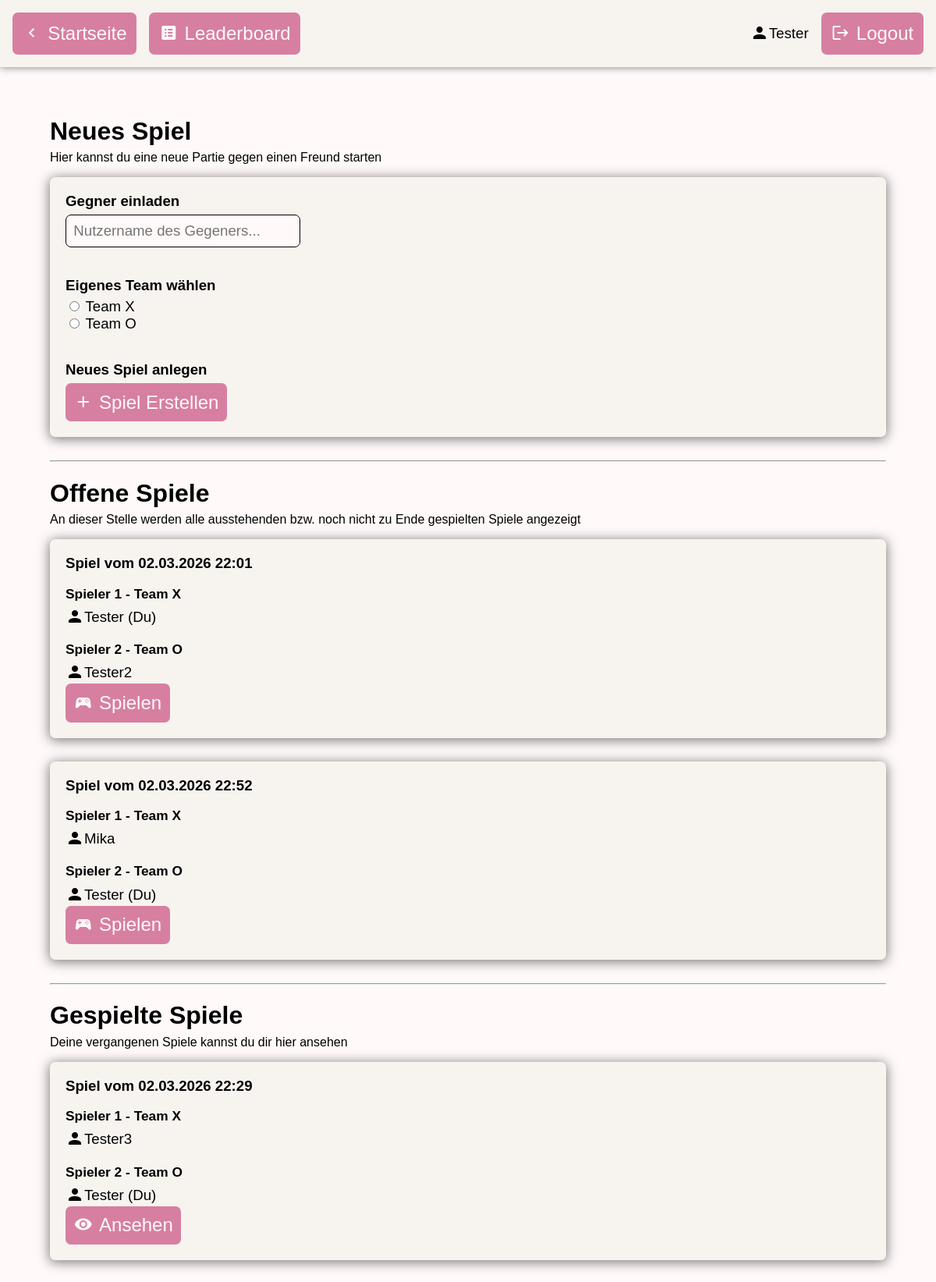
The page /lobby (signed in) on the database as committed earlier.
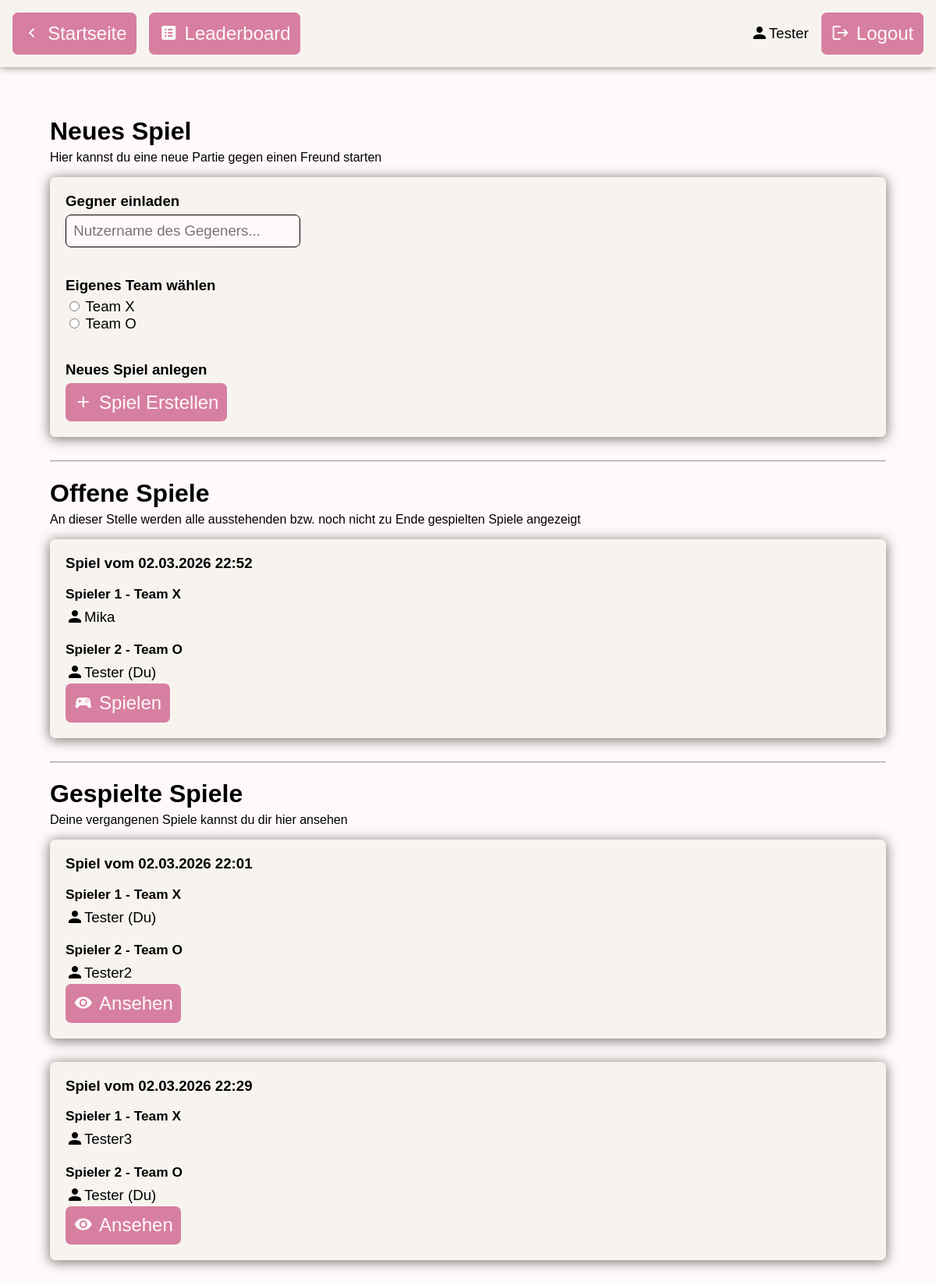
The same page on the database as committed later.
### tables this page shows
CREATE TABLE users(id INTEGER PRIMARY KEY AUTOINCREMENT, name VARCHAR NOT NULL, password VARCHAR NOT NULL, games_won INTEGER DEFAULT 0, games_lost INTEGER DEFAULT 0, games_played INTEGER DEFAULT 0);

CREATE TABLE games(id INTEGER PRIMARY KEY AUTOINCREMENT, is_over BOOLEAN DEFAULT false, date TIMESTAMP NOT NULL, player_1 INTEGER NOT NULL, player_2 INTEGER NOT NULL, winner INTEGER);

### app.py (the view)
@app.route("/lobby")
def lobby():
    message = request.args.get("message")
    data = None
    no_open_games = True
    no_played_games = True
    if session.get("logged_in"):
        con = sqlite3.connect("database.db")
        cur = con.cursor()
        response = cur.execute("SELECT games.id, is_over, date, user1.name, user2.name, winner FROM games, users AS user1, users AS user2 WHERE (player_1=? OR player_2=?) AND user1.id=games.player_1 AND user2.id=games.player_2", (session["user_id"], session["user_id"]))
        data = response.fetchall()
        con.close()
        for i, row in enumerate(data):
            row = list(row)
            row[2] = datetime.fromtimestamp(row[2]).strftime("%d.%m.%Y %H:%M") # dd.mm.yyy HH:MM
            data[i] = tuple(row)
            if row[1]:
                no_played_games = False
            else:
                no_open_games = False
    return render_template("lobby.html", message=message, games=data, no_open_games=no_open_games, no_played_games=no_played_games)

### templates/lobby.html (shortened to what this page needs)
<!DOCTYPE html>
<html lang="en">
<head>
    <link rel="stylesheet" href="css/main.css">
    <link rel="stylesheet" href="https://cdn.jsdelivr.net/npm/@mdi/font@7.4.47/css/materialdesignicons.min.css">
    <link rel="stylesheet" href="css/lobby.css">
</head>
<body>
    <div class="header" id="header">
        <div class="left-section">
            <a href="/" class="icon-text-button">
                <span class="mdi mdi-chevron-left"></span>
                <p>Startseite</p>
            </a>
            <a href="leaderboard" class="icon-text-button">
                <span class="mdi mdi-list-box"></span>
                <p>Leaderboard</p>
            </a>
        </div>
        <div class="right-section">
            {% if session["logged_in"] %}
                <div class="icon-text-display">
                    <span class="mdi mdi-account"></span>
                    <p class="icon-text-display">{{session["username"]}}</p>
                </div>
                <a href="login/end_session" class="icon-text-button">
                    <span class="mdi mdi-logout"></span>
                    <p>Logout</p>
                </a>
            {% else %}
                <a href="login" class="icon-text-button">
                    <span class="mdi mdi-account-outline"></span>
                    <p>Login</p>
                </a>
            {% endif %}
        </div>
    </div>
    <div class="content">
        {% if session["logged_in"] %}
            <h1>Neues Spiel</h1>
            <p>Hier kannst du eine neue Partie gegen einen Freund starten</p>
            <div class="new-game entry">
                <form action="lobby/create_game" method="post">
                    <h2 class="entry-first-heading">Gegner einladen</h2>
                    <input type="text" name="opponent" id="opponent" placeholder="Nutzername des Gegeners..." required>
                    <h2>Eigenes Team wählen</h2>
                    <div class="select-team">
                        <input type="radio" name="own-team" id="own-team-1" value="1" required>
                        <label for="own-team-1">Team X</label>
                        <br>
                        <input type="radio" name="own-team" id="own-team-2" value="2" required>
                        <label for="own-team-2">Team O</label>
                    </div>
                    <h2>Neues Spiel anlegen</h2>
                    <button class="icon-text-button" type="submit">
                        <span class="mdi mdi-plus"></span>
                        <p>Spiel Erstellen</p>
                    </button>
                </form>
            </div>
            <hr>
            <h1>Offene Spiele</h1>
            <p>An dieser Stelle werden alle ausstehenden bzw. noch nicht zu Ende gespielten Spiele angezeigt</p>
            <div class="open-games">
                {% for game in games %}
                    {% if not game[1] %}
                        <div class="entry">
                            <h2 class="entry-first-heading">Spiel vom {{game[2]}}</h2>
                            <h3>Spieler 1 - Team X</h3>
                            <div class="icon-text-display">
                                <span class="mdi mdi-account"></span>
                                <p class="icon-text-display">{{game[3]}}{% if game[3] == session["username"] %} (Du){% endif %}</p>
                            </div>
                            <h3>Spieler 2 - Team O</h3>
                            <div class="icon-text-display">
                                <span class="mdi mdi-account"></span>
                                <p class="icon-text-display">{{game[4]}}{% if game[4] == session["username"] %} (Du){% endif %}</p>
                            </div>
                            <form action="/play" method="post">
                                <button class="icon-text-button" type="submit">
                                    <span class="mdi mdi-controller"></span>
                                    <p>Spielen</p>
                                </button>
                            </form>
                        </div>
                    {% endif %}
                {% endfor %}
            </div>
            <hr>
            <h1>Gespielte Spiele</h1>
            <p>Deine vergangenen Spiele kannst du dir hier ansehen</p>
            <div class="played-games">
                {% for game in games %}
                    {% if game[1] %}
                        <div class="entry">
                            <h2 class="entry-first-heading">Spiel vom {{game[2]}}</h2>
                            <h3>Spieler 1 - Team X</h3>
                            <div class="icon-text-display">
                                <span class="mdi mdi-account"></span>
                                <p class="icon-text-display">{{game[3]}}{% if game[3] == session["username"] %} (Du){% endif %}</p>
                            </div>
                            <h3>Spieler 2 - Team O</h3>
                            <div class="icon-text-display">
                                <span class="mdi mdi-account"></span>
                                <p class="icon-text-display">{{game[4]}}{% if game[4] == session["username"] %} (Du){% endif %}</p>
                            </div>
                            <form action="/replay" method="post">
                                <button class="icon-text-button" type="submit">
                                    <span class="mdi mdi-eye"></span>
                                    <p>Ansehen</p>
                                </button>
                            </form>
                        </div>
                    {% endif %}
                {% endfor %}
            </div>
        {% endif %}
    </div>
</body>
</html>

### static/css/main.css (style rules this page uses)
:root { --main_color: #D77FA1; --main_color_hover: #C76F91; --main_color_disabled: #B75F81; --main_color_hightlight: #ffe0ed; --background_color: #FFF9F9; --background_color_secondary: #F7F4F0; --o_color: #BFB1DF; --x_color: #FAC6A0; --error_message: red; --success_message: #00c100; --gray: gray; }
body { background-color: var(--background_color); font-family: Arial, Helvetica, sans-serif; margin: 0; }
h1 { margin-bottom: 0.2em; }
h2 { margin-top: 2em; margin-bottom: 0.3em; font-size: 14pt; }
h3 { font-size: 13pt; margin-bottom: 0.3em; }
p { margin-top: 0; }
label { font-size: 14pt; }
.header { display: flex; justify-content: space-between; background: var(--background_color_secondary); padding: 1em; box-shadow: rgba(0, 0, 0, 0.5) 0 0 10px; }
.header > div { display: flex; gap: 1em; align-items: center; }
.content { margin: 4em; }
.icon-text-button { border: none; border-radius: 7px; padding: 0.8em; text-decoration: none; color: var(--background_color); display: flex; justify-content: center; align-items: center; transition: box-shadow 0.3s; background: var(--main_color); cursor: pointer; transition-timing-function: ease-in-out; transition-duration: 50ms; }
.icon-text-button span, .icon-text-button p { font-size: 18pt; margin: 0; }
.icon-text-button span { margin-right: 0.35em; }
input[type="text"], input[type="password"] { border-radius: 7px; border: black solid 1px; font-size: 14pt; padding: 0.5em; background-color: var(--background_color); width: 15em; }
.entry { background: var(--background_color_secondary); padding: 20px; border-radius: 7px; box-shadow: 0px 2px 15px 1px rgba(0, 0, 0, 0.5); margin-bottom: 30px; }
.entry-first-heading { margin-top: 0; }
.icon-text-display { display: flex; align-items: center; }
.icon-text-display span { font-size: 18pt; }
.icon-text-display p { font-size: 14pt; margin: 0; }

Rows that differ between the two databases and show on the page:
changed games "Tester2": moves from the list under "Offene Spiele" to the list under "Gespielte Spiele"
